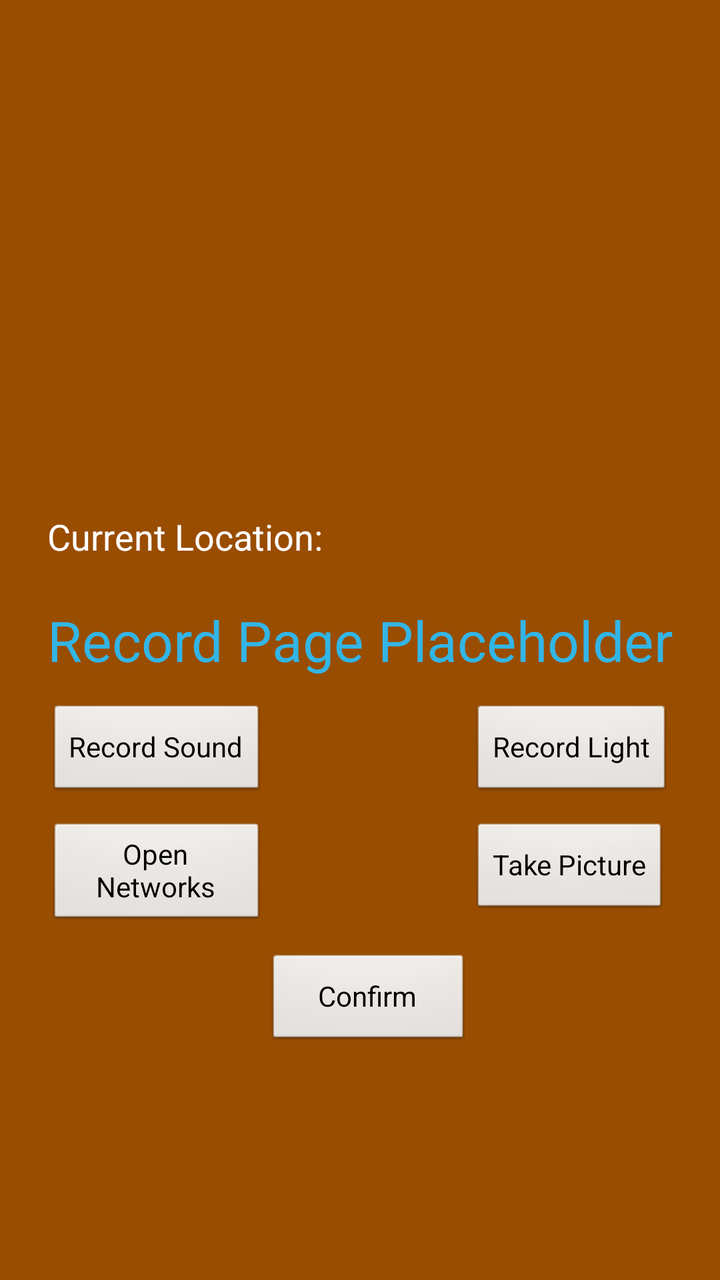
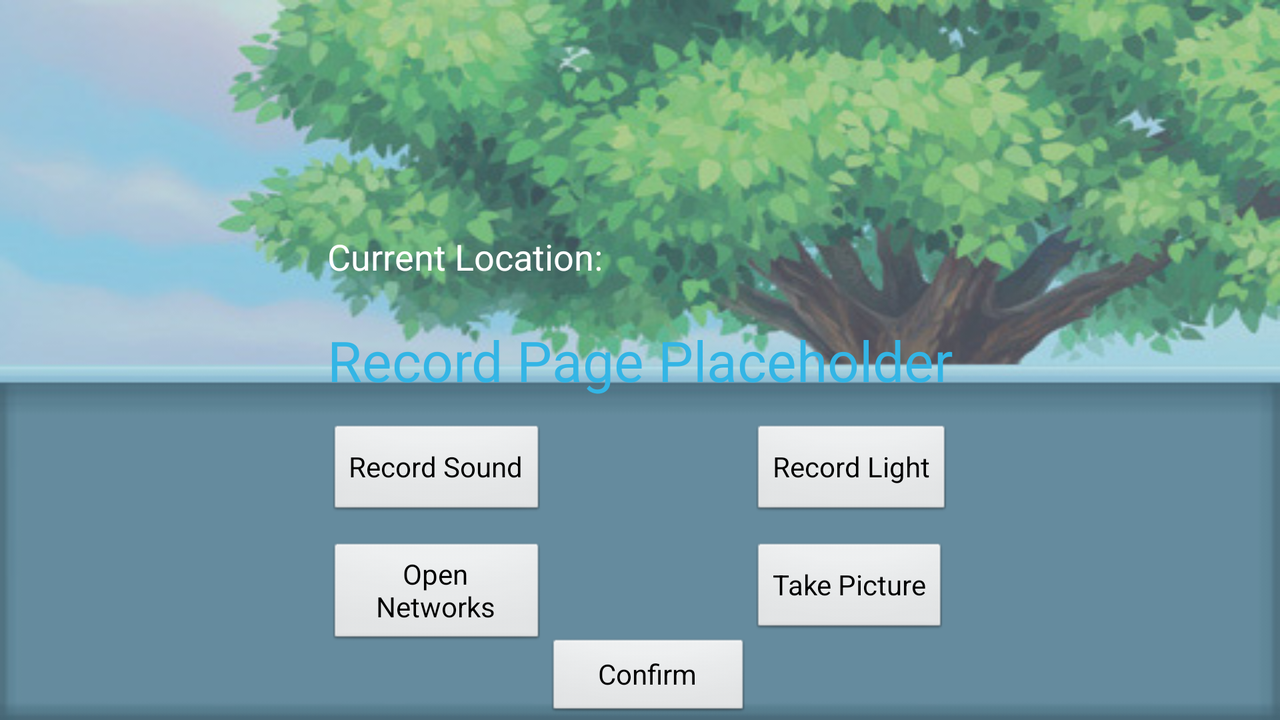

First picture: res/layout/ on a phone held upright. Second picture: the repository's own variant of that layout, on a device whose configuration matches the variant's folder. Source for both follows.
<!-- AndroidManifest.xml: application theme android:Theme.Black.NoTitleBar.Fullscreen -->
<!-- res/layout/activity_record.xml -->
<RelativeLayout xmlns:android="http://schemas.android.com/apk/res/android"
    xmlns:tools="http://schemas.android.com/tools"
    android:layout_width="match_parent"
    android:layout_height="match_parent"
    android:background="@color/background"
    tools:context=".Record">

    <TextView
        android:layout_width="wrap_content"
        android:layout_height="wrap_content"
        android:text="Record Page Placeholder"
        android:textColor="@color/background_text"
        android:textIsSelectable="false"
        android:textSize="@dimen/text_heading_height"
        android:layout_centerVertical="true"
        android:layout_centerHorizontal="true"
        android:id="@+id/textView2" />

    <TextView
        android:layout_width="wrap_content"
        android:layout_height="wrap_content"
        android:textAppearance="?android:attr/textAppearanceMedium"
        android:text="@string/current_location"
        android:id="@+id/txtCurrentLocation"
        android:layout_above="@+id/textView2"
        android:layout_alignLeft="@+id/textView2"
        android:layout_marginBottom="21dp"
        android:layout_alignRight="@+id/textView2" />

    <Button
        android:layout_width="wrap_content"
        android:layout_height="wrap_content"
        android:text="@string/record_sound"
        android:id="@+id/soundButton"
        android:layout_below="@+id/textView2"
        android:layout_alignLeft="@+id/textView2"
        android:layout_marginTop="13dp" />

    <Button
        android:layout_width="wrap_content"
        android:layout_height="wrap_content"
        android:text="@string/record_light"
        android:id="@+id/lightButton"
        android:layout_alignTop="@+id/soundButton"
        android:layout_alignRight="@+id/textView2" />

    <Button
        android:layout_width="wrap_content"
        android:layout_height="wrap_content"
        android:text="@string/open_networks"
        android:id="@+id/openNetworksButton"
        android:layout_below="@+id/soundButton"
        android:layout_alignLeft="@+id/soundButton"
        android:layout_marginTop="11dp"
        android:layout_alignRight="@+id/soundButton" />

    <Button
        android:layout_width="wrap_content"
        android:layout_height="wrap_content"
        android:text="@string/confirm"
        android:id="@+id/confirmButton"
        android:layout_below="@+id/openNetworksButton"
        android:layout_toLeftOf="@+id/lightButton"
        android:layout_marginTop="12dp"
        android:layout_toRightOf="@+id/openNetworksButton" />

    <Button
        android:layout_width="wrap_content"
        android:layout_height="wrap_content"
        android:text="@string/record_picture"
        android:id="@+id/pictureButton"
        android:layout_alignTop="@+id/openNetworksButton"
        android:layout_toRightOf="@+id/confirmButton"
        android:singleLine="false" />

</RelativeLayout>
<!-- resources referenced by this layout -->
<resources>
  <color name="background">#994D00</color>
  <color name="background_text">#33b5e5</color>
  <dimen name="text_heading_height">28dp</dimen>
  <string name="confirm">Confirm</string>
  <string name="current_location">Current Location:</string>
  <string name="open_networks">Open Networks</string>
  <string name="record_light">Record Light</string>
  <string name="record_picture">Take Picture</string>
  <string name="record_sound">Record Sound</string>
</resources>
<!-- res/layout-land/activity_record.xml (the author's variant of the layout above) -->
<!-- drawn on the phone turned sideways -->
<RelativeLayout xmlns:android="http://schemas.android.com/apk/res/android"
    xmlns:tools="http://schemas.android.com/tools"
    android:layout_width="match_parent"
    android:layout_height="match_parent"
    android:background="@drawable/record_bg_land"
    tools:context=".Record"
    android:clickable="false">

    <TextView
        android:layout_width="wrap_content"
        android:layout_height="wrap_content"
        android:text="Record Page Placeholder"
        android:textColor="@color/background_text"
        android:textIsSelectable="false"
        android:textSize="@dimen/text_heading_height"
        android:layout_centerVertical="true"
        android:layout_centerHorizontal="true"
        android:id="@+id/textView2" />

    <TextView
        android:layout_width="wrap_content"
        android:layout_height="wrap_content"
        android:textAppearance="?android:attr/textAppearanceMedium"
        android:text="@string/current_location"
        android:id="@+id/txtCurrentLocation"
        android:layout_above="@+id/textView2"
        android:layout_alignLeft="@+id/textView2"
        android:layout_marginBottom="21dp"
        android:layout_alignRight="@+id/textView2" />

    <Button
        android:layout_width="wrap_content"
        android:layout_height="wrap_content"
        android:text="@string/record_sound"
        android:id="@+id/soundButton"
        android:layout_below="@+id/textView2"
        android:layout_alignLeft="@+id/textView2"
        android:layout_marginTop="13dp" />

    <Button
        android:layout_width="wrap_content"
        android:layout_height="wrap_content"
        android:text="@string/record_light"
        android:id="@+id/lightButton"
        android:layout_alignTop="@+id/soundButton"
        android:layout_alignRight="@+id/textView2" />

    <Button
        android:layout_width="wrap_content"
        android:layout_height="wrap_content"
        android:text="@string/open_networks"
        android:id="@+id/openNetworksButton"
        android:layout_below="@+id/soundButton"
        android:layout_alignLeft="@+id/soundButton"
        android:layout_marginTop="11dp"
        android:layout_alignRight="@+id/soundButton" />

    <Button
        android:layout_width="wrap_content"
        android:layout_height="wrap_content"
        android:text="@string/confirm"
        android:id="@+id/confirmButton"
        android:layout_below="@+id/pictureButton"
        android:layout_toLeftOf="@+id/lightButton"
        android:layout_toRightOf="@+id/openNetworksButton" />

    <Button
        android:layout_width="wrap_content"
        android:layout_height="wrap_content"
        android:text="Take Picture"
        android:id="@+id/pictureButton"
        android:layout_alignTop="@+id/openNetworksButton"
        android:layout_toRightOf="@+id/confirmButton" />


</RelativeLayout>
<!-- resources referenced by the variant -->
<!-- as the phone turned sideways resolves them -->
<resources>
  <color name="background_text">#33b5e5</color>
  <dimen name="text_heading_height">28dp</dimen>
  <!-- drawable record_bg_land: jpg bitmap (drawable, 49123 bytes) -->
  <string name="confirm">Confirm</string>
  <string name="current_location">Current Location:</string>
  <string name="open_networks">Open Networks</string>
  <string name="record_light">Record Light</string>
  <string name="record_sound">Record Sound</string>
</resources>
